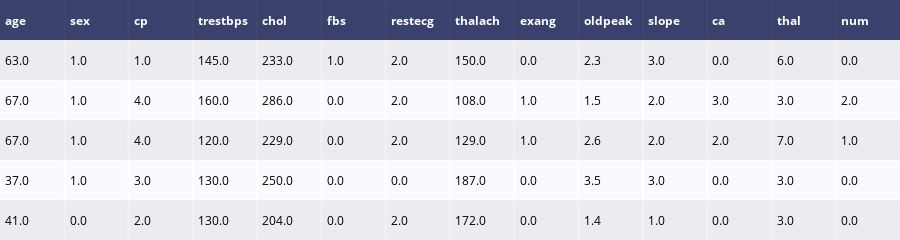

Source (notebook cell):
### Code cell
table = ff.create_table(heart_dataset.head().round(3))
iplot(table,filename='jupyter-table1')
heart_dataset.isnull().sum()

### Figure 1 — Plotly figure (JSON) as saved in the notebook; plotly's stock layout.template omitted (floating-point values rounded to 4 significant figures)
{"data": [{"colorscale": [[0, "#00083e"], [0.5, "#ededee"], [1, "#ffffff"]], "hoverinfo": "none", "opacity": 0.75, "showscale": false, "type": "heatmap", "z": [[0, 0, 0, 0, 0, 0, 0, 0, 0, 0, 0, 0, 0, 0], [0.5, 0.5, 0.5, 0.5, 0.5, 0.5, 0.5, 0.5, 0.5, 0.5, 0.5, 0.5, 0.5, 0.5], [1, 1, 1, 1, 1, 1, 1, 1, 1, 1, 1, 1, 1, 1], [0.5, 0.5, 0.5, 0.5, 0.5, 0.5, 0.5, 0.5, 0.5, 0.5, 0.5, 0.5, 0.5, 0.5], [1, 1, 1, 1, 1, 1, 1, 1, 1, 1, 1, 1, 1, 1], [0.5, 0.5, 0.5, 0.5, 0.5, 0.5, 0.5, 0.5, 0.5, 0.5, 0.5, 0.5, 0.5, 0.5]]}], "layout": {"annotations": [{"align": "left", "font": {"color": "#ffffff"}, "showarrow": false, "text": "<b>age</b>", "x": -0.45, "xanchor": "left", "xref": "x", "y": 0, "yref": "y"}, {"align": "left", "font": {"color": "#ffffff"}, "showarrow": false, "text": "<b>sex</b>", "x": 0.55, "xanchor": "left", "xref": "x", "y": 0, "yref": "y"}, {"align": "left", "font": {"color": "#ffffff"}, "showarrow": false, "text": "<b>cp</b>", "x": 1.55, "xanchor": "left", "xref": "x", "y": 0, "yref": "y"}, {"align": "left", "font": {"color": "#ffffff"}, "showarrow": false, "text": "<b>trestbps</b>", "x": 2.55, "xanchor": "left", "xref": "x", "y": 0, "yref": "y"}, {"align": "left", "font": {"color": "#ffffff"}, "showarrow": false, "text": "<b>chol</b>", "x": 3.55, "xanchor": "left", "xref": "x", "y": 0, "yref": "y"}, {"align": "left", "font": {"color": "#ffffff"}, "showarrow": false, "text": "<b>fbs</b>", "x": 4.55, "xanchor": "left", "xref": "x", "y": 0, "yref": "y"}, {"align": "left", "font": {"color": "#ffffff"}, "showarrow": false, "text": "<b>restecg</b>", "x": 5.55, "xanchor": "left", "xref": "x", "y": 0, "yref": "y"}, {"align": "left", "font": {"color": "#ffffff"}, "showarrow": false, "text": "<b>thalach</b>", "x": 6.55, "xanchor": "left", "xref": "x", "y": 0, "yref": "y"}, {"align": "left", "font": {"color": "#ffffff"}, "showarrow": false, "text": "<b>exang</b>", "x": 7.55, "xanchor": "left", "xref": "x", "y": 0, "yref": "y"}, {"align": "left", "font": {"color": "#ffffff"}, "showarrow": false, "text": "<b>oldpeak</b>", "x": 8.55, "xanchor": "left", "xref": "x", "y": 0, "yref": "y"}, {"align": "left", "font": {"color": "#ffffff"}, "showarrow": false, "text": "<b>slope</b>", "x": 9.55, "xanchor": "left", "xref": "x", "y": 0, "yref": "y"}, {"align": "left", "font": {"color": "#ffffff"}, "showarrow": false, "text": "<b>ca</b>", "x": 10.55, "xanchor": "left", "xref": "x", "y": 0, "yref": "y"}, {"align": "left", "font": {"color": "#ffffff"}, "showarrow": false, "text": "<b>thal</b>", "x": 11.55, "xanchor": "left", "xref": "x", "y": 0, "yref": "y"}, {"align": "left", "font": {"color": "#ffffff"}, "showarrow": false, "text": "<b>num</b>", "x": 12.55, "xanchor": "left", "xref": "x", "y": 0, "yref": "y"}, {"align": "left", "font": {"color": "#000000"}, "showarrow": false, "text": "63.0", "x": -0.45, "xanchor": "left", "xref": "x", "y": 1, "yref": "y"}, {"align": "left", "font": {"color": "#000000"}, "showarrow": false, "text": "1.0", "x": 0.55, "xanchor": "left", "xref": "x", "y": 1, "yref": "y"}, {"align": "left", "font": {"color": "#000000"}, "showarrow": false, "text": "1.0", "x": 1.55, "xanchor": "left", "xref": "x", "y": 1, "yref": "y"}, {"align": "left", "font": {"color": "#000000"}, "showarrow": false, "text": "145.0", "x": 2.55, "xanchor": "left", "xref": "x", "y": 1, "yref": "y"}, {"align": "left", "font": {"color": "#000000"}, "showarrow": false, "text": "233.0", "x": 3.55, "xanchor": "left", "xref": "x", "y": 1, "yref": "y"}, {"align": "left", "font": {"color": "#000000"}, "showarrow": false, "text": "1.0", "x": 4.55, "xanchor": "left", "xref": "x", "y": 1, "yref": "y"}, {"align": "left", "font": {"color": "#000000"}, "showarrow": false, "text": "2.0", "x": 5.55, "xanchor": "left", "xref": "x", "y": 1, "yref": "y"}, {"align": "left", "font": {"color": "#000000"}, "showarrow": false, "text": "150.0", "x": 6.55, "xanchor": "left", "xref": "x", "y": 1, "yref": "y"}, {"align": "left", "font": {"color": "#000000"}, "showarrow": false, "text": "0.0", "x": 7.55, "xanchor": "left", "xref": "x", "y": 1, "yref": "y"}, {"align": "left", "font": {"color": "#000000"}, "showarrow": false, "text": "2.3", "x": 8.55, "xanchor": "left", "xref": "x", "y": 1, "yref": "y"}, {"align": "left", "font": {"color": "#000000"}, "showarrow": false, "text": "3.0", "x": 9.55, "xanchor": "left", "xref": "x", "y": 1, "yref": "y"}, {"align": "left", "font": {"color": "#000000"}, "showarrow": false, "text": "0.0", "x": 10.55, "xanchor": "left", "xref": "x", "y": 1, "yref": "y"}, {"align": "left", "font": {"color": "#000000"}, "showarrow": false, "text": "6.0", "x": 11.55, "xanchor": "left", "xref": "x", "y": 1, "yref": "y"}, {"align": "left", "font": {"color": "#000000"}, "showarrow": false, "text": "0.0", "x": 12.55, "xanchor": "left", "xref": "x", "y": 1, "yref": "y"}, {"align": "left", "font": {"color": "#000000"}, "showarrow": false, "text": "67.0", "x": -0.45, "xanchor": "left", "xref": "x", "y": 2, "yref": "y"}, {"align": "left", "font": {"color": "#000000"}, "showarrow": false, "text": "1.0", "x": 0.55, "xanchor": "left", "xref": "x", "y": 2, "yref": "y"}, {"align": "left", "font": {"color": "#000000"}, "showarrow": false, "text": "4.0", "x": 1.55, "xanchor": "left", "xref": "x", "y": 2, "yref": "y"}, {"align": "left", "font": {"color": "#000000"}, "showarrow": false, "text": "160.0", "x": 2.55, "xanchor": "left", "xref": "x", "y": 2, "yref": "y"}, {"align": "left", "font": {"color": "#000000"}, "showarrow": false, "text": "286.0", "x": 3.55, "xanchor": "left", "xref": "x", "y": 2, "yref": "y"}, {"align": "left", "font": {"color": "#000000"}, "showarrow": false, "text": "0.0", "x": 4.55, "xanchor": "left", "xref": "x", "y": 2, "yref": "y"}, {"align": "left", "font": {"color": "#000000"}, "showarrow": false, "text": "2.0", "x": 5.55, "xanchor": "left", "xref": "x", "y": 2, "yref": "y"}, {"align": "left", "font": {"color": "#000000"}, "showarrow": false, "text": "108.0", "x": 6.55, "xanchor": "left", "xref": "x", "y": 2, "yref": "y"}, {"align": "left", "font": {"color": "#000000"}, "showarrow": false, "text": "1.0", "x": 7.55, "xanchor": "left", "xref": "x", "y": 2, "yref": "y"}, {"align": "left", "font": {"color": "#000000"}, "showarrow": false, "text": "1.5", "x": 8.55, "xanchor": "left", "xref": "x", "y": 2, "yref": "y"}, {"align": "left", "font": {"color": "#000000"}, "showarrow": false, "text": "2.0", "x": 9.55, "xanchor": "left", "xref": "x", "y": 2, "yref": "y"}, {"align": "left", "font": {"color": "#000000"}, "showarrow": false, "text": "3.0", "x": 10.55, "xanchor": "left", "xref": "x", "y": 2, "yref": "y"}, {"align": "left", "font": {"color": "#000000"}, "showarrow": false, "text": "3.0", "x": 11.55, "xanchor": "left", "xref": "x", "y": 2, "yref": "y"}, {"align": "left", "font": {"color": "#000000"}, "showarrow": false, "text": "2.0", "x": 12.55, "xanchor": "left", "xref": "x", "y": 2, "yref": "y"}, {"align": "left", "font": {"color": "#000000"}, "showarrow": false, "text": "67.0", "x": -0.45, "xanchor": "left", "xref": "x", "y": 3, "yref": "y"}, {"align": "left", "font": {"color": "#000000"}, "showarrow": false, "text": "1.0", "x": 0.55, "xanchor": "left", "xref": "x", "y": 3, "yref": "y"}, {"align": "left", "font": {"color": "#000000"}, "showarrow": false, "text": "4.0", "x": 1.55, "xanchor": "left", "xref": "x", "y": 3, "yref": "y"}, {"align": "left", "font": {"color": "#000000"}, "showarrow": false, "text": "120.0", "x": 2.55, "xanchor": "left", "xref": "x", "y": 3, "yref": "y"}, {"align": "left", "font": {"color": "#000000"}, "showarrow": false, "text": "229.0", "x": 3.55, "xanchor": "left", "xref": "x", "y": 3, "yref": "y"}, {"align": "left", "font": {"color": "#000000"}, "showarrow": false, "text": "0.0", "x": 4.55, "xanchor": "left", "xref": "x", "y": 3, "yref": "y"}, {"align": "left", "font": {"color": "#000000"}, "showarrow": false, "text": "2.0", "x": 5.55, "xanchor": "left", "xref": "x", "y": 3, "yref": "y"}, {"align": "left", "font": {"color": "#000000"}, "showarrow": false, "text": "129.0", "x": 6.55, "xanchor": "left", "xref": "x", "y": 3, "yref": "y"}, {"align": "left", "font": {"color": "#000000"}, "showarrow": false, "text": "1.0", "x": 7.55, "xanchor": "left", "xref": "x", "y": 3, "yref": "y"}, {"align": "left", "font": {"color": "#000000"}, "showarrow": false, "text": "2.6", "x": 8.55, "xanchor": "left", "xref": "x", "y": 3, "yref": "y"}, {"align": "left", "font": {"color": "#000000"}, "showarrow": false, "text": "2.0", "x": 9.55, "xanchor": "left", "xref": "x", "y": 3, "yref": "y"}, {"align": "left", "font": {"color": "#000000"}, "showarrow": false, "text": "2.0", "x": 10.55, "xanchor": "left", "xref": "x", "y": 3, "yref": "y"}, {"align": "left", "font": {"color": "#000000"}, "showarrow": false, "text": "7.0", "x": 11.55, "xanchor": "left", "xref": "x", "y": 3, "yref": "y"}, {"align": "left", "font": {"color": "#000000"}, "showarrow": false, "text": "1.0", "x": 12.55, "xanchor": "left", "xref": "x", "y": 3, "yref": "y"}, {"align": "left", "font": {"color": "#000000"}, "showarrow": false, "text": "37.0", "x": -0.45, "xanchor": "left", "xref": "x", "y": 4, "yref": "y"}, {"align": "left", "font": {"color": "#000000"}, "showarrow": false, "text": "1.0", "x": 0.55, "xanchor": "left", "xref": "x", "y": 4, "yref": "y"}, {"align": "left", "font": {"color": "#000000"}, "showarrow": false, "text": "3.0", "x": 1.55, "xanchor": "left", "xref": "x", "y": 4, "yref": "y"}, {"align": "left", "font": {"color": "#000000"}, "showarrow": false, "text": "130.0", "x": 2.55, "xanchor": "left", "xref": "x", "y": 4, "yref": "y"}, {"align": "left", "font": {"color": "#000000"}, "showarrow": false, "text": "250.0", "x": 3.55, "xanchor": "left", "xref": "x", "y": 4, "yref": "y"}, {"align": "left", "font": {"color": "#000000"}, "showarrow": false, "text": "0.0", "x": 4.55, "xanchor": "left", "xref": "x", "y": 4, "yref": "y"}, {"align": "left", "font": {"color": "#000000"}, "showarrow": false, "text": "0.0", "x": 5.55, "xanchor": "left", "xref": "x", "y": 4, "yref": "y"}, {"align": "left", "font": {"color": "#000000"}, "showarrow": false, "text": "187.0", "x": 6.55, "xanchor": "left", "xref": "x", "y": 4, "yref": "y"}, {"align": "left", "font": {"color": "#000000"}, "showarrow": false, "text": "0.0", "x": 7.55, "xanchor": "left", "xref": "x", "y": 4, "yref": "y"}, {"align": "left", "font": {"color": "#000000"}, "showarrow": false, "text": "3.5", "x": 8.55, "xanchor": "left", "xref": "x", "y": 4, "yref": "y"}, {"align": "left", "font": {"color": "#000000"}, "showarrow": false, "text": "3.0", "x": 9.55, "xanchor": "left", "xref": "x", "y": 4, "yref": "y"}, {"align": "left", "font": {"color": "#000000"}, "showarrow": false, "text": "0.0", "x": 10.55, "xanchor": "left", "xref": "x", "y": 4, "yref": "y"}, {"align": "left", "font": {"color": "#000000"}, "showarrow": false, "text": "3.0", "x": 11.55, "xanchor": "left", "xref": "x", "y": 4, "yref": "y"}, {"align": "left", "font": {"color": "#000000"}, "showarrow": false, "text": "0.0", "x": 12.55, "xanchor": "left", "xref": "x", "y": 4, "yref": "y"}, {"align": "left", "font": {"color": "#000000"}, "showarrow": false, "text": "41.0", "x": -0.45, "xanchor": "left", "xref": "x", "y": 5, "yref": "y"}, {"align": "left", "font": {"color": "#000000"}, "showarrow": false, "text": "0.0", "x": 0.55, "xanchor": "left", "xref": "x", "y": 5, "yref": "y"}, {"align": "left", "font": {"color": "#000000"}, "showarrow": false, "text": "2.0", "x": 1.55, "xanchor": "left", "xref": "x", "y": 5, "yref": "y"}, {"align": "left", "font": {"color": "#000000"}, "showarrow": false, "text": "130.0", "x": 2.55, "xanchor": "left", "xref": "x", "y": 5, "yref": "y"}, {"align": "left", "font": {"color": "#000000"}, "showarrow": false, "text": "204.0", "x": 3.55, "xanchor": "left", "xref": "x", "y": 5, "yref": "y"}, {"align": "left", "font": {"color": "#000000"}, "showarrow": false, "text": "0.0", "x": 4.55, "xanchor": "left", "xref": "x", "y": 5, "yref": "y"}, {"align": "left", "font": {"color": "#000000"}, "showarrow": false, "text": "2.0", "x": 5.55, "xanchor": "left", "xref": "x", "y": 5, "yref": "y"}, {"align": "left", "font": {"color": "#000000"}, "showarrow": false, "text": "172.0", "x": 6.55, "xanchor": "left", "xref": "x", "y": 5, "yref": "y"}, {"align": "left", "font": {"color": "#000000"}, "showarrow": false, "text": "0.0", "x": 7.55, "xanchor": "left", "xref": "x", "y": 5, "yref": "y"}, {"align": "left", "font": {"color": "#000000"}, "showarrow": false, "text": "1.4", "x": 8.55, "xanchor": "left", "xref": "x", "y": 5, "yref": "y"}, {"align": "left", "font": {"color": "#000000"}, "showarrow": false, "text": "1.0", "x": 9.55, "xanchor": "left", "xref": "x", "y": 5, "yref": "y"}, {"align": "left", "font": {"color": "#000000"}, "showarrow": false, "text": "0.0", "x": 10.55, "xanchor": "left", "xref": "x", "y": 5, "yref": "y"}, {"align": "left", "font": {"color": "#000000"}, "showarrow": false, "text": "3.0", "x": 11.55, "xanchor": "left", "xref": "x", "y": 5, "yref": "y"}, {"align": "left", "font": {"color": "#000000"}, "showarrow": false, "text": "0.0", "x": 12.55, "xanchor": "left", "xref": "x", "y": 5, "yref": "y"}], "height": 230, "margin": {"b": 0, "l": 0, "r": 0, "t": 0}, "xaxis": {"dtick": 1, "gridwidth": 2, "showticklabels": false, "tick0": -0.5, "ticks": "", "zeroline": false}, "yaxis": {"autorange": "reversed", "dtick": 1, "gridwidth": 2, "showticklabels": false, "tick0": 0.5, "ticks": "", "zeroline": false}}}
